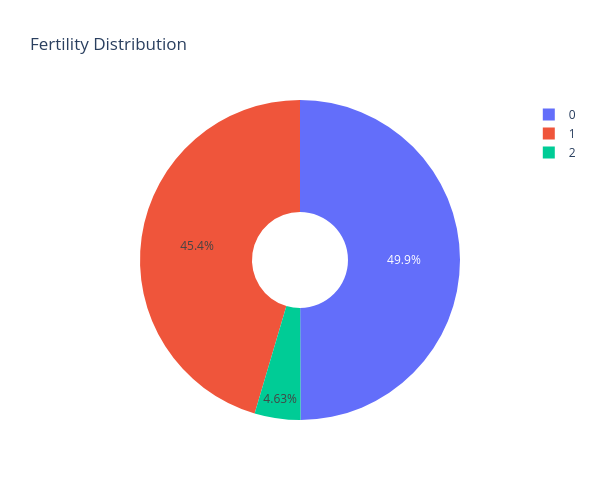

Notebook cell for this chart:
### Code cell
import plotly.graph_objects as go
fig = go.Figure(data=[go.Pie(labels=[0,1,2], values=[442, 402,  41], hole=0.3)])
fig.update_layout(width=600, height=500,title="Fertility Distribution")
fig.write_image('./assets/Fertility_Distribution_pie.png')
fig.show()

### Figure 1 — Plotly figure (JSON) as saved in the notebook; plotly's stock layout.template omitted (floating-point values rounded to 4 significant figures)
{"data": [{"hole": 0.3, "labels": [0, 1, 2], "type": "pie", "values": [442, 402, 41]}], "layout": {"height": 500, "title": {"text": "Fertility Distribution"}, "width": 600}}
